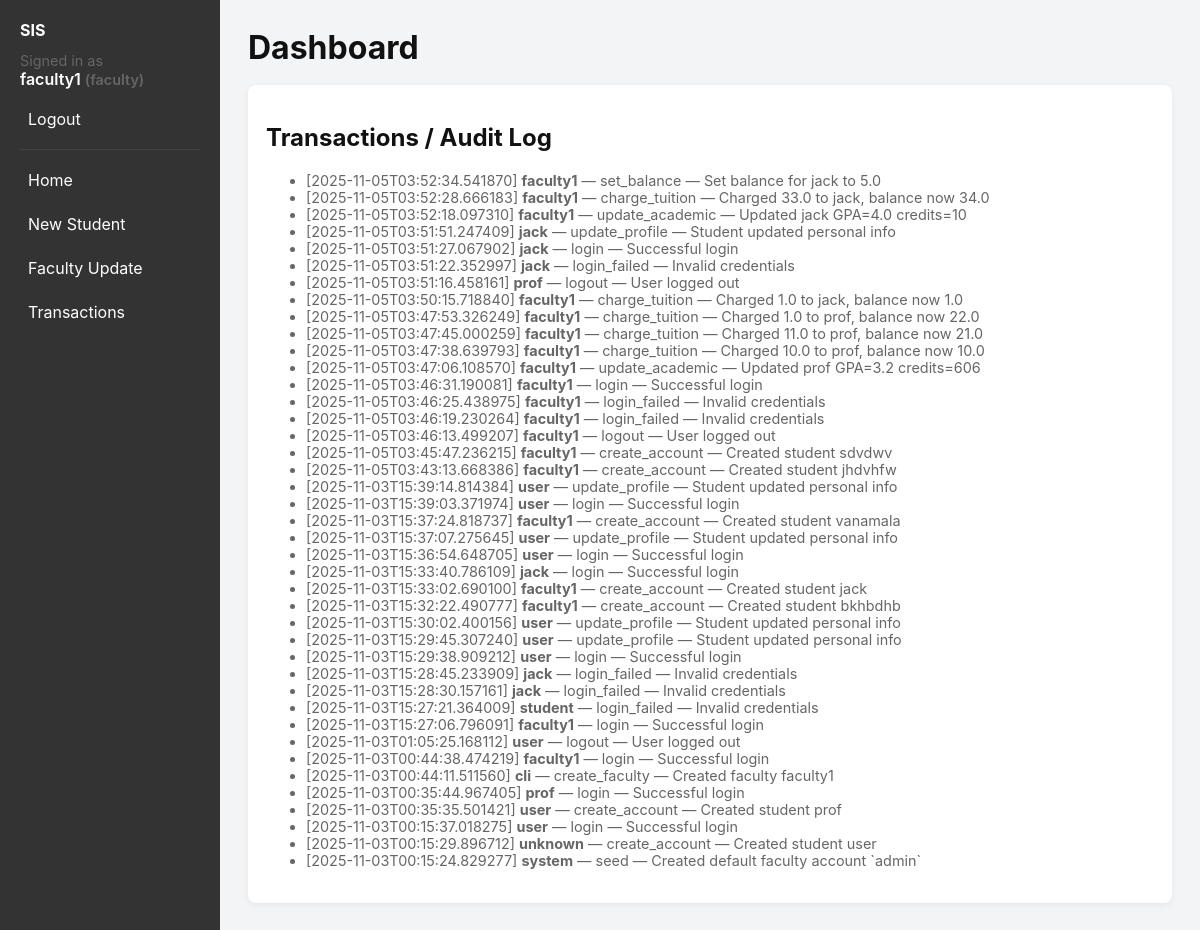
Screenshot of /transactions (signed in) with the database file from the repository.
### tables this page shows
CREATE TABLE transactions (
            id INTEGER PRIMARY KEY AUTOINCREMENT,
            actor_username TEXT,
            action TEXT,
            details TEXT,
            timestamp TEXT
        );

### app.py (the view)
@app.route('/transactions')
def transactions():
    if 'user' not in session:
        return redirect(url_for('login'))
    conn = get_db_connection()
    c = conn.cursor()
    c.execute('SELECT * FROM transactions ORDER BY timestamp DESC LIMIT 200')
    transactions = c.fetchall()
    conn.close()
    return render_template('transactions.html', transactions=transactions)

### app.py (called while the page is built)
def get_db_connection():
    conn = sqlite3.connect(DATABASE)
    conn.row_factory = sqlite3.Row
    return conn

@app.context_processor
def inject_user_role():
    return dict(user=session.get('user'), role=session.get('role'))

@app.before_request
def require_login_everywhere():
    allowed_endpoints = ['login', 'static']
    endpoint = None
    try:
        endpoint = request.endpoint
    except Exception:
        endpoint = None
    if endpoint in allowed_endpoints or endpoint is None:
        return
    if 'user' not in session:
        return redirect(url_for('login'))

### templates/transactions.html
{% extends 'base.html' %}
{% block content %}
    <div class="card">
        <h2>Transactions / Audit Log</h2>
        <ul>
            {% for t in transactions %}
                <li class="muted">[{{ t['timestamp'] }}] <strong>{{ t['actor_username'] }}</strong> — {{ t['action'] }} — {{ t['details'] }}</li>
            {% endfor %}
        </ul>
    </div>
{% endblock %}

### templates/base.html (style rules this page uses)
:root { --accent:#2b6cb0; --muted:#f3f4f6; --dark:#333 }
* { box-sizing:border-box }
body { font-family:Inter, system-ui, -apple-system, 'Segoe UI', Roboto, 'Helvetica Neue', Arial; margin:0; background:var(--muted); color:#111 }
.card { background:#fff; padding:18px; border-radius:8px; box-shadow:0 2px 6px rgba(0,0,0,0.06) }
.muted { color:#666;font-size:0.9rem }

### rows the page displays
transactions: timestamp "2025-11-05T03:52:34.541870", actor_username "faculty1", action "set_balance", details "Set balance for jack to 5.0"
transactions: timestamp "2025-11-05T03:52:28.666183", actor_username "faculty1", action "charge_tuition", details "Charged 33.0 to jack, balance now 34.0"
transactions: timestamp "2025-11-05T03:52:18.097310", actor_username "faculty1", action "update_academic", details "Updated jack GPA=4.0 credits=10"
transactions: timestamp "2025-11-05T03:51:51.247409", actor_username "jack", action "update_profile", details "Student updated personal info"
transactions: timestamp "2025-11-05T03:51:27.067902", actor_username "jack", action "login", details "Successful login"
transactions: timestamp "2025-11-05T03:51:22.352997", actor_username "jack", action "login_failed", details "Invalid credentials"
transactions: timestamp "2025-11-05T03:51:16.458161", actor_username "prof", action "logout", details "User logged out"
transactions: timestamp "2025-11-05T03:50:15.718840", actor_username "faculty1", action "charge_tuition", details "Charged 1.0 to jack, balance now 1.0"
transactions: timestamp "2025-11-05T03:47:53.326249", actor_username "faculty1", action "charge_tuition", details "Charged 1.0 to prof, balance now 22.0"
transactions: timestamp "2025-11-05T03:47:45.000259", actor_username "faculty1", action "charge_tuition", details "Charged 11.0 to prof, balance now 21.0"
transactions: timestamp "2025-11-05T03:47:38.639793", actor_username "faculty1", action "charge_tuition", details "Charged 10.0 to prof, balance now 10.0"
transactions: timestamp "2025-11-05T03:47:06.108570", actor_username "faculty1", action "update_academic", details "Updated prof GPA=3.2 credits=606"
transactions: timestamp "2025-11-05T03:46:31.190081", actor_username "faculty1", action "login", details "Successful login"
transactions: timestamp "2025-11-05T03:46:25.438975", actor_username "faculty1", action "login_failed", details "Invalid credentials"
transactions: timestamp "2025-11-05T03:46:19.230264", actor_username "faculty1", action "login_failed", details "Invalid credentials"
transactions: timestamp "2025-11-05T03:46:13.499207", actor_username "faculty1", action "logout", details "User logged out"
transactions: timestamp "2025-11-05T03:45:47.236215", actor_username "faculty1", action "create_account", details "Created student sdvdwv"
transactions: timestamp "2025-11-05T03:43:13.668386", actor_username "faculty1", action "create_account", details "Created student jhdvhfw"
transactions: timestamp "2025-11-03T15:39:14.814384", actor_username "user", action "update_profile", details "Student updated personal info"
transactions: timestamp "2025-11-03T15:39:03.371974", actor_username "user", action "login", details "Successful login"
transactions: timestamp "2025-11-03T15:37:24.818737", actor_username "faculty1", action "create_account", details "Created student vanamala"
transactions: timestamp "2025-11-03T15:37:07.275645", actor_username "user", action "update_profile", details "Student updated personal info"
transactions: timestamp "2025-11-03T15:36:54.648705", actor_username "user", action "login", details "Successful login"
transactions: timestamp "2025-11-03T15:33:40.786109", actor_username "jack", action "login", details "Successful login"
transactions: timestamp "2025-11-03T15:33:02.690100", actor_username "faculty1", action "create_account", details "Created student jack"
transactions: timestamp "2025-11-03T15:32:22.490777", actor_username "faculty1", action "create_account", details "Created student bkhbdhb"
transactions: timestamp "2025-11-03T15:30:02.400156", actor_username "user", action "update_profile", details "Student updated personal info"
transactions: timestamp "2025-11-03T15:29:45.307240", actor_username "user", action "update_profile", details "Student updated personal info"
transactions: timestamp "2025-11-03T15:29:38.909212", actor_username "user", action "login", details "Successful login"
transactions: timestamp "2025-11-03T15:28:45.233909", actor_username "jack", action "login_failed", details "Invalid credentials"
transactions: timestamp "2025-11-03T15:28:30.157161", actor_username "jack", action "login_failed", details "Invalid credentials"
transactions: timestamp "2025-11-03T15:27:21.364009", actor_username "student", action "login_failed", details "Invalid credentials"
transactions: timestamp "2025-11-03T15:27:06.796091", actor_username "faculty1", action "login", details "Successful login"
transactions: timestamp "2025-11-03T01:05:25.168112", actor_username "user", action "logout", details "User logged out"
transactions: timestamp "2025-11-03T00:44:38.474219", actor_username "faculty1", action "login", details "Successful login"
transactions: timestamp "2025-11-03T00:44:11.511560", actor_username "cli", action "create_faculty", details "Created faculty faculty1"
transactions: timestamp "2025-11-03T00:35:44.967405", actor_username "prof", action "login", details "Successful login"
transactions: timestamp "2025-11-03T00:35:35.501421", actor_username "user", action "create_account", details "Created student prof"
transactions: timestamp "2025-11-03T00:15:37.018275", actor_username "user", action "login", details "Successful login"
transactions: timestamp "2025-11-03T00:15:29.896712", actor_username "unknown", action "create_account", details "Created student user"
transactions: timestamp "2025-11-03T00:15:24.829277", actor_username "system", action "seed", details "Created default faculty account `admin`"

### other values shown
{{ user }} "faculty1"
{{ role }} "faculty"
{{ title or 'Dashboard' }} "Dashboard"
